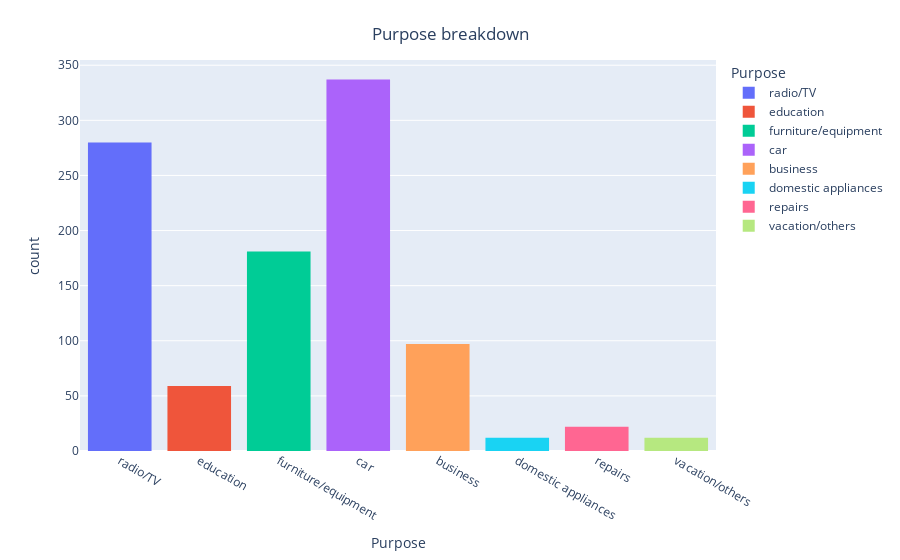

Notebook cell for this chart:
### Code cell
# Purpose distribution

"""A histogram is a representation of the distribution of numerical data, 
where the data are binned and the count for each bin is represented."""

Purpose = credit['Purpose']
fig = px.histogram(credit, x="Purpose", color="Purpose")
fig.update_layout(
    title={
          'text':"Purpose breakdown",
        'y':.95,
        'x':.5,
        'xanchor': 'center',
        'yanchor': 'top'
    }
   
)
fig.show()

### Figure 1 — Plotly figure (JSON) as saved in the notebook; plotly's stock layout.template omitted (floating-point values rounded to 4 significant figures; data arrays with more than 128 entries replaced by an {"elided": "..."} marker saying what was removed)
{"data": [{"alignmentgroup": "True", "bingroup": "x", "hovertemplate": "Purpose=%{x}<br>count=%{y}<extra></extra>", "legendgroup": "radio/TV", "marker": {"color": "#636efa", "pattern": {"shape": ""}}, "name": "radio/TV", "offsetgroup": "radio/TV", "orientation": "v", "showlegend": true, "type": "histogram", "x": {"elided": "280 str values"}, "xaxis": "x", "yaxis": "y"}, {"alignmentgroup": "True", "bingroup": "x", "hovertemplate": "Purpose=%{x}<br>count=%{y}<extra></extra>", "legendgroup": "education", "marker": {"color": "#EF553B", "pattern": {"shape": ""}}, "name": "education", "offsetgroup": "education", "orientation": "v", "showlegend": true, "type": "histogram", "x": ["education", "education", "education", "education", "education", "education", "education", "education", "education", "education", "education", "education", "education", "education", "education", "education", "education", "education", "education", "education", "education", "education", "education", "education", "education", "education", "education", "education", "education", "education", "education", "education", "education", "education", "education", "education", "education", "education", "education", "education", "education", "education", "education", "education", "education", "education", "education", "education", "education", "education", "education", "education", "education", "education", "education", "education", "education", "education", "education"], "xaxis": "x", "yaxis": "y"}, {"alignmentgroup": "True", "bingroup": "x", "hovertemplate": "Purpose=%{x}<br>count=%{y}<extra></extra>", "legendgroup": "furniture/equipment", "marker": {"color": "#00cc96", "pattern": {"shape": ""}}, "name": "furniture/equipment", "offsetgroup": "furniture/equipment", "orientation": "v", "showlegend": true, "type": "histogram", "x": {"elided": "181 str values"}, "xaxis": "x", "yaxis": "y"}, {"alignmentgroup": "True", "bingroup": "x", "hovertemplate": "Purpose=%{x}<br>count=%{y}<extra></extra>", "legendgroup": "car", "marker": {"color": "#ab63fa", "pattern": {"shape": ""}}, "name": "car", "offsetgroup": "car", "orientation": "v", "showlegend": true, "type": "histogram", "x": {"elided": "337 str values"}, "xaxis": "x", "yaxis": "y"}, {"alignmentgroup": "True", "bingroup": "x", "hovertemplate": "Purpose=%{x}<br>count=%{y}<extra></extra>", "legendgroup": "business", "marker": {"color": "#FFA15A", "pattern": {"shape": ""}}, "name": "business", "offsetgroup": "business", "orientation": "v", "showlegend": true, "type": "histogram", "x": ["business", "business", "business", "business", "business", "business", "business", "business", "business", "business", "business", "business", "business", "business", "business", "business", "business", "business", "business", "business", "business", "business", "business", "business", "business", "business", "business", "business", "business", "business", "business", "business", "business", "business", "business", "business", "business", "business", "business", "business", "business", "business", "business", "business", "business", "business", "business", "business", "business", "business", "business", "business", "business", "business", "business", "business", "business", "business", "business", "business", "business", "business", "business", "business", "business", "business", "business", "business", "business", "business", "business", "business", "business", "business", "business", "business", "business", "business", "business", "business", "business", "business", "business", "business", "business", "business", "business", "business", "business", "business", "business", "business", "business", "business", "business", "business", "business"], "xaxis": "x", "yaxis": "y"}, {"alignmentgroup": "True", "bingroup": "x", "hovertemplate": "Purpose=%{x}<br>count=%{y}<extra></extra>", "legendgroup": "domestic appliances", "marker": {"color": "#19d3f3", "pattern": {"shape": ""}}, "name": "domestic appliances", "offsetgroup": "domestic appliances", "orientation": "v", "showlegend": true, "type": "histogram", "x": ["domestic appliances", "domestic appliances", "domestic appliances", "domestic appliances", "domestic appliances", "domestic appliances", "domestic appliances", "domestic appliances", "domestic appliances", "domestic appliances", "domestic appliances", "domestic appliances"], "xaxis": "x", "yaxis": "y"}, {"alignmentgroup": "True", "bingroup": "x", "hovertemplate": "Purpose=%{x}<br>count=%{y}<extra></extra>", "legendgroup": "repairs", "marker": {"color": "#FF6692", "pattern": {"shape": ""}}, "name": "repairs", "offsetgroup": "repairs", "orientation": "v", "showlegend": true, "type": "histogram", "x": ["repairs", "repairs", "repairs", "repairs", "repairs", "repairs", "repairs", "repairs", "repairs", "repairs", "repairs", "repairs", "repairs", "repairs", "repairs", "repairs", "repairs", "repairs", "repairs", "repairs", "repairs", "repairs"], "xaxis": "x", "yaxis": "y"}, {"alignmentgroup": "True", "bingroup": "x", "hovertemplate": "Purpose=%{x}<br>count=%{y}<extra></extra>", "legendgroup": "vacation/others", "marker": {"color": "#B6E880", "pattern": {"shape": ""}}, "name": "vacation/others", "offsetgroup": "vacation/others", "orientation": "v", "showlegend": true, "type": "histogram", "x": ["vacation/others", "vacation/others", "vacation/others", "vacation/others", "vacation/others", "vacation/others", "vacation/others", "vacation/others", "vacation/others", "vacation/others", "vacation/others", "vacation/others"], "xaxis": "x", "yaxis": "y"}], "layout": {"barmode": "relative", "legend": {"title": {"text": "Purpose"}, "tracegroupgap": 0}, "margin": {"t": 60}, "title": {"text": "Purpose breakdown", "x": 0.5, "xanchor": "center", "y": 0.95, "yanchor": "top"}, "xaxis": {"anchor": "y", "categoryarray": ["radio/TV", "education", "furniture/equipment", "car", "business", "domestic appliances", "repairs", "vacation/others"], "categoryorder": "array", "domain": [0, 1], "title": {"text": "Purpose"}}, "yaxis": {"anchor": "x", "domain": [0, 1], "title": {"text": "count"}}}}
